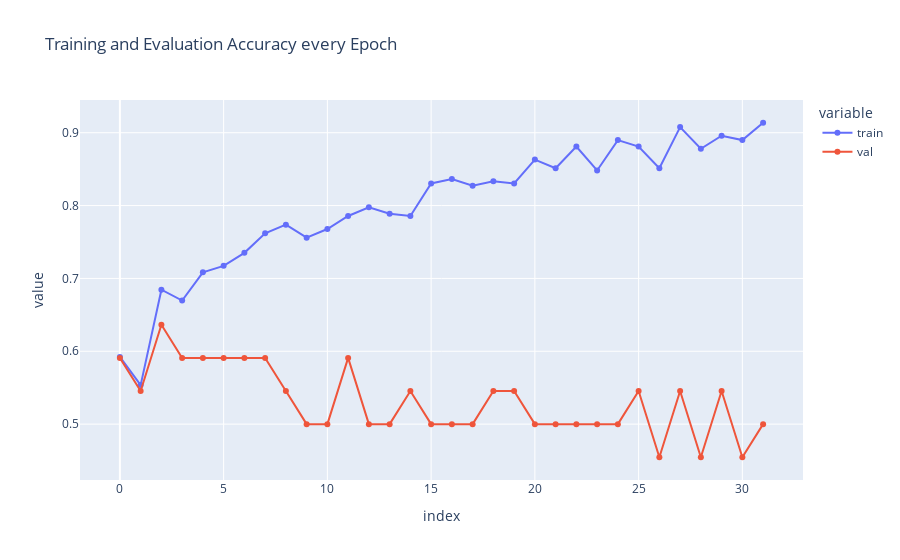

Notebook code cell kept with this figure:
### Code cell
from plotly.offline import iplot, init_notebook_mode
import plotly.express as px

init_notebook_mode(connected=True)

acc = pd.DataFrame({'train': history.history['accuracy'], 'val': history.history['val_accuracy']})

fig = px.line(acc, x=acc.index, y=acc.columns[0::], title='Training and Evaluation Accuracy every Epoch', markers=True)
fig.show()

### Figure 1 — Plotly figure (JSON) as saved in the notebook; plotly's stock layout.template omitted (floating-point values rounded to 4 significant figures)
{"data": [{"hovertemplate": "variable=train<br>index=%{x}<br>value=%{y}<extra></extra>", "legendgroup": "train", "line": {"color": "#636efa", "dash": "solid"}, "marker": {"symbol": "circle"}, "mode": "lines+markers", "name": "train", "orientation": "v", "showlegend": true, "x": [0, 1, 2, 3, 4, 5, 6, 7, 8, 9, 10, 11, 12, 13, 14, 15, 16, 17, 18, 19, 20, 21, 22, 23, 24, 25, 26, 27, 28, 29, 30, 31], "xaxis": "x", "y": [0.5923, 0.5536, 0.6845, 0.6696, 0.7083, 0.7173, 0.7351, 0.7619, 0.7738, 0.756, 0.7679, 0.7857, 0.7976, 0.7887, 0.7857, 0.8304, 0.8363, 0.8274, 0.8333, 0.8304, 0.8631, 0.8512, 0.881, 0.8482, 0.8899, 0.881, 0.8512, 0.9077, 0.878, 0.8958, 0.8899, 0.9137], "yaxis": "y", "type": "scatter"}, {"hovertemplate": "variable=val<br>index=%{x}<br>value=%{y}<extra></extra>", "legendgroup": "val", "line": {"color": "#EF553B", "dash": "solid"}, "marker": {"symbol": "circle"}, "mode": "lines+markers", "name": "val", "orientation": "v", "showlegend": true, "x": [0, 1, 2, 3, 4, 5, 6, 7, 8, 9, 10, 11, 12, 13, 14, 15, 16, 17, 18, 19, 20, 21, 22, 23, 24, 25, 26, 27, 28, 29, 30, 31], "xaxis": "x", "y": [0.5909, 0.5455, 0.6364, 0.5909, 0.5909, 0.5909, 0.5909, 0.5909, 0.5455, 0.5, 0.5, 0.5909, 0.5, 0.5, 0.5455, 0.5, 0.5, 0.5, 0.5455, 0.5455, 0.5, 0.5, 0.5, 0.5, 0.5, 0.5455, 0.4545, 0.5455, 0.4545, 0.5455, 0.4545, 0.5], "yaxis": "y", "type": "scatter"}], "layout": {"xaxis": {"anchor": "y", "domain": [0, 1], "title": {"text": "index"}}, "yaxis": {"anchor": "x", "domain": [0, 1], "title": {"text": "value"}}, "legend": {"title": {"text": "variable"}, "tracegroupgap": 0}, "title": {"text": "Training and Evaluation Accuracy every Epoch"}}}
